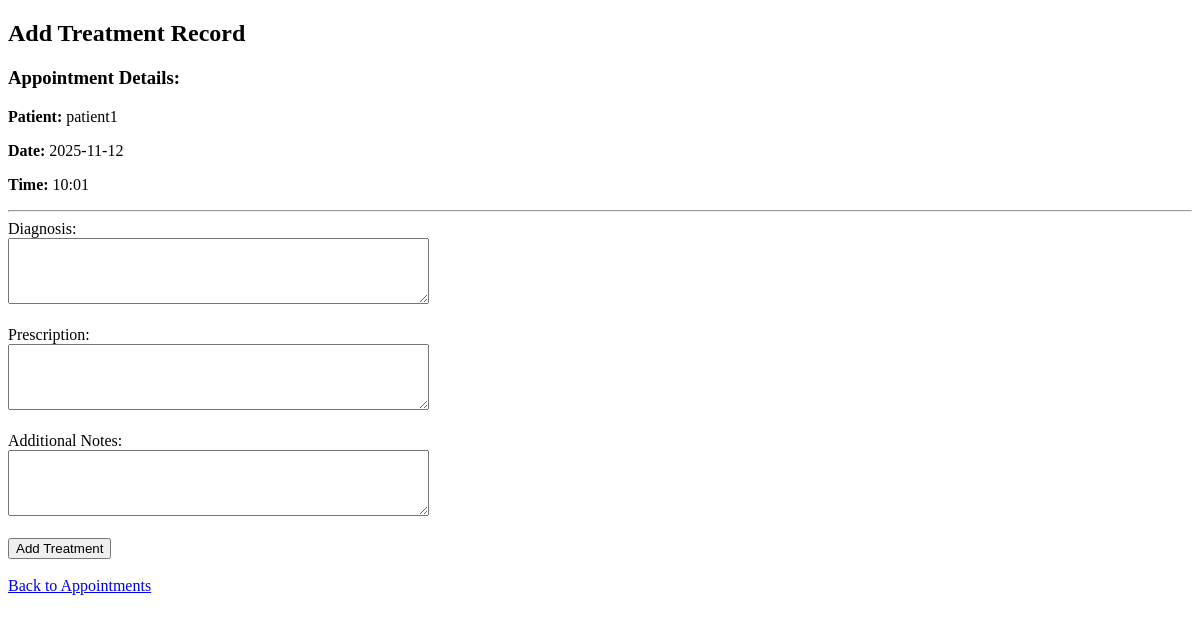
Before: /doctor/add_treatment/1 (signed in) with the older database file.
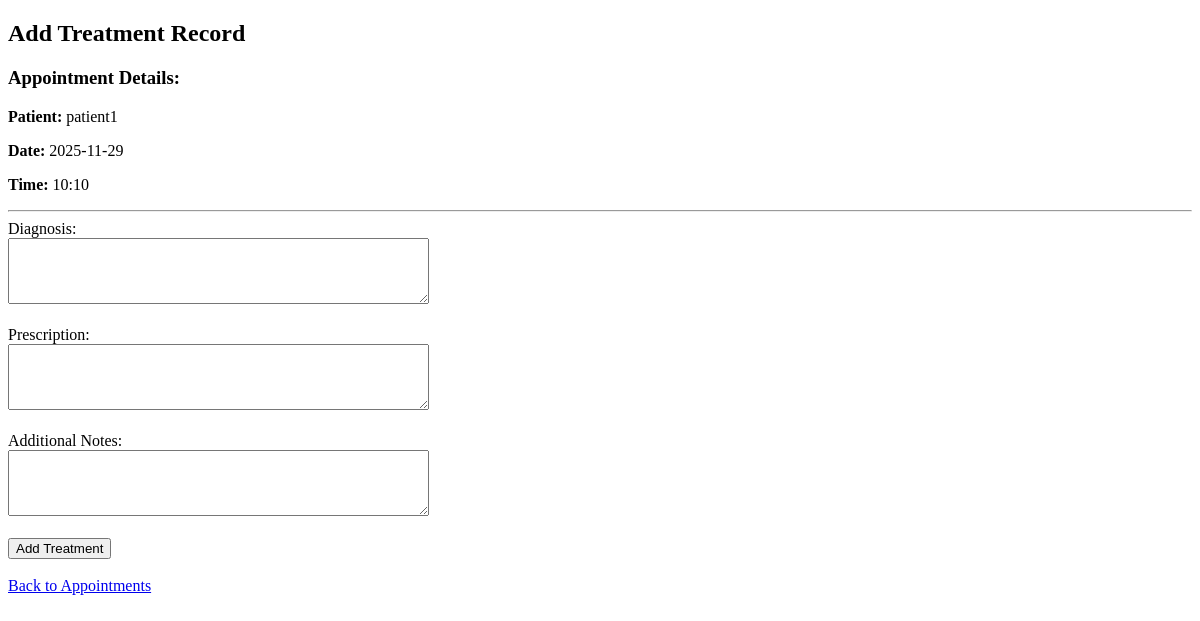
After: the same page with the newer database file.
### app.py (models this page shows, shortened)
class User(db.Model):
    __tablename__ = 'user'
    id = db.Column(db.Integer, primary_key=True, autoincrement=True)
    username = db.Column(db.String(100), unique=True, nullable=False)
    password = db.Column(db.String(100), nullable=False)
    role = db.Column(db.String(20), nullable=False)  # admin, doctor, patient
    contact = db.Column(db.String(50), nullable=True)

class Appointment(db.Model):
    __tablename__ = 'appointment'
    id = db.Column(db.Integer, primary_key=True, autoincrement=True)
    patient_id = db.Column(db.Integer, db.ForeignKey('patient.id'), nullable=False)
    doctor_id = db.Column(db.Integer, db.ForeignKey('doctor.id'), nullable=False)
    date = db.Column(db.String(20), nullable=False)
    time = db.Column(db.String(20), nullable=False)
    status = db.Column(db.String(20), default='Booked', nullable=False)
    patient = db.relationship('Patient', backref='appointments')
    doctor = db.relationship('Doctor', backref='appointments')
    __table_args__ = (db.UniqueConstraint('doctor_id', 'date', 'time', name='_doctor_appointment_uc'),)

### app.py (the view, shortened to what this page needs)
@app.route('/doctor/add_treatment/<int:appointment_id>', methods=['GET', 'POST'])
def add_treatment(appointment_id):
    if 'user_id' not in session or session.get('role') != 'doctor':
        flash('Access denied', 'error')
        return redirect(url_for('login'))
    appointment = Appointment.query.get_or_404(appointment_id)
    doctor = Doctor.query.filter_by(user_id=session['user_id']).first()
    if appointment.doctor_id != doctor.id:
        flash('Unauthorized access', 'error')
        return redirect(url_for('doc_appointments'))
    if appointment.status != 'Completed':
        flash('Treatment can only be added to completed appointments', 'warning')
        return redirect(url_for('doc_appointments'))
    existing_treatment = Treatment.query.filter_by(appointment_id=appointment_id).first()
    return render_template('add_treatment.html', appointment=appointment, treatment=existing_treatment)

### templates/add_treatment.html (shortened to what this page needs)
<!DOCTYPE html>
<html>
<head>
</head>
<body>
    <h2>Add Treatment Record</h2>
    <h3>Appointment Details:</h3>
    <p><strong>Patient:</strong> {{ appointment.patient.user.username }}</p>
    <p><strong>Date:</strong> {{ appointment.date }}</p>
    <p><strong>Time:</strong> {{ appointment.time }}</p>
    <hr>
    <form method="POST">
        <label>Diagnosis:</label><br>
        <textarea name="diagnosis" rows="4" cols="50" required></textarea><br><br>
        <label>Prescription:</label><br>
        <textarea name="prescription" rows="4" cols="50" required></textarea><br><br>
        <label>Additional Notes:</label><br>
        <textarea name="notes" rows="4" cols="50"></textarea><br><br>
        <input type="submit" value="Add Treatment">
    </form>
    <br>
    <a href="{{ url_for('doc_appointments') }}">Back to Appointments</a>
</body>
</html>

Changed rows visible on the page:
changed Appointment: date "2025-11-12" → "2025-11-29"; time "10:01" → "10:10"
